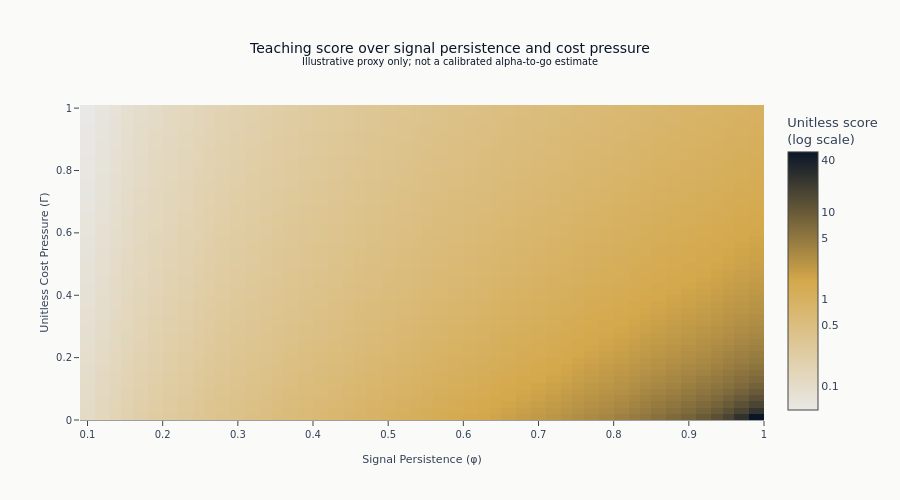

Here is the notebook cell this chart was saved with:
### Markdown cell above
## 9. Persistence-Cost Score: Alpha-to-Go Intuition

Formal alpha-to-go is a dynamic-optimization quantity that depends on forecasts, risk,
holdings, and the execution-cost model. This notebook does not estimate that model. Instead, it
uses a dimensionless teaching proxy to isolate the intended comparative statics for an AR(1)
persistence parameter $\varphi$ and a cost-pressure parameter $\Gamma$:

$$S(\varphi, \Gamma) = \frac{\varphi}{1 - \varphi + \Gamma}$$

The score rises with persistence and falls with cost pressure. It is not calibrated in bps, is
not a retention fraction, and can exceed one. It supports scenario ranking only; it does not
measure realized net alpha or reproduce Paleologo's full alpha-to-go optimization.

### Code cell
# Persistence-cost score heatmap
phi_values = np.linspace(0.1, 0.99, 50)  # persistence
gamma_values = np.linspace(0.01, 1.0, 50)  # unitless cost-pressure parameter
PHI, GAMMA = np.meshgrid(phi_values, gamma_values)

persistence_cost_score = PHI / (1 - PHI + GAMMA)
score_ticks = np.array([0.1, 0.5, 1.0, 5.0, 10.0, 40.0])

fig = go.Figure(
    data=go.Heatmap(
        z=np.log10(persistence_cost_score),
        customdata=persistence_cost_score,
        x=np.round(phi_values, 2),
        y=np.round(gamma_values, 2),
        colorscale=[
            [0.0, COLORS["silver_muted"]],
            [0.5, COLORS["amber"]],
            [1.0, COLORS["blue"]],
        ],
        colorbar=dict(
            title="Unitless score<br>(log scale)",
            tickvals=np.log10(score_ticks),
            ticktext=[f"{tick:g}" for tick in score_ticks],
        ),
        hovertemplate=(
            "Persistence=%{x:.2f}<br>Cost pressure=%{y:.2f}"
            "<br>Score=%{customdata:.2f}<extra></extra>"
        ),
    )
)
fig.update_layout(
    title=(
        "Teaching score over signal persistence and cost pressure"
        "<br><sup>Illustrative proxy only; not a calibrated alpha-to-go estimate</sup>"
    ),
    xaxis_title="Signal Persistence (φ)",
    yaxis_title="Unitless Cost Pressure (Γ)",
    height=500,
    margin=dict(t=105),
)
show_plotly_with_alt(
    fig,
    "A heatmap of the score over signal persistence on the horizontal axis and cost pressure on "
    "the vertical, shaded on a logarithmic colour scale. The surface is pale over most of the "
    "grid and darkens sharply into the bottom-right corner, where persistence is highest and "
    "cost pressure lowest; the darkening runs almost entirely along the persistence axis.",
)

### Figure 1 — Plotly figure (JSON) as saved in the notebook; plotly's stock layout.template omitted (floating-point values rounded to 4 significant figures; data arrays with more than 128 entries replaced by an {"elided": "..."} marker saying what was removed)
{"data": [{"colorbar": {"ticktext": ["0.1", "0.5", "1", "5", "10", "40"], "tickvals": [-1.0, -0.301, 0.0, 0.699, 1.0, 1.602], "title": {"text": "Unitless score<br>(log scale)"}}, "colorscale": [[0.0, "#e8e8e6"], [0.5, "#D4A84B"], [1.0, "#0a1628"]], "customdata": {"elided": "50x50 float values"}, "hovertemplate": "Persistence=%{x:.2f}<br>Cost pressure=%{y:.2f}<br>Score=%{customdata:.2f}<extra></extra>", "type": "heatmap", "x": [0.1, 0.12, 0.14, 0.15, 0.17, 0.19, 0.21, 0.23, 0.25, 0.26, 0.28, 0.3, 0.32, 0.34, 0.35, 0.37, 0.39, 0.41, 0.43, 0.45, 0.46, 0.48, 0.5, 0.52, 0.54, 0.55, 0.57, 0.59, 0.61, 0.63, 0.64, 0.66, 0.68, 0.7, 0.72, 0.74, 0.75, 0.77, 0.79, 0.81, 0.83, 0.84, 0.86, 0.88, 0.9, 0.92, 0.94, 0.95, 0.97, 0.99], "y": [0.01, 0.03, 0.05, 0.07, 0.09, 0.11, 0.13, 0.15, 0.17, 0.19, 0.21, 0.23, 0.25, 0.27, 0.29, 0.31, 0.33, 0.35, 0.37, 0.39, 0.41, 0.43, 0.45, 0.47, 0.49, 0.52, 0.54, 0.56, 0.58, 0.6, 0.62, 0.64, 0.66, 0.68, 0.7, 0.72, 0.74, 0.76, 0.78, 0.8, 0.82, 0.84, 0.86, 0.88, 0.9, 0.92, 0.94, 0.96, 0.98, 1.0], "z": {"elided": "50x50 float values"}}], "layout": {"height": 500, "margin": {"t": 105}, "title": {"text": "Teaching score over signal persistence and cost pressure<br><sup>Illustrative proxy only; not a calibrated alpha-to-go estimate</sup>"}, "xaxis": {"title": {"text": "Signal Persistence (φ)"}}, "yaxis": {"title": {"text": "Unitless Cost Pressure (Γ)"}}}}
